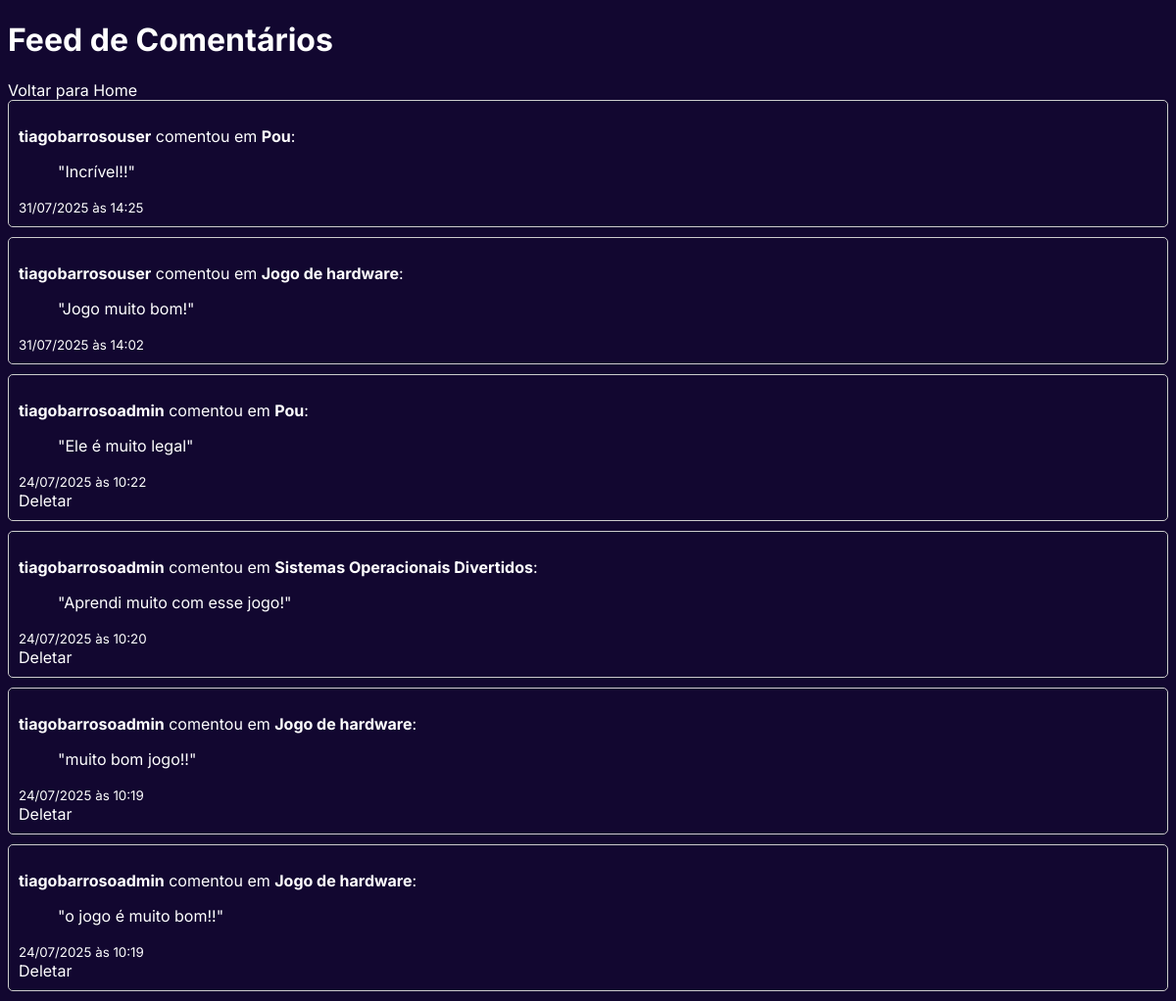
The page /comentarios/ (signed in) on the database as committed earlier.
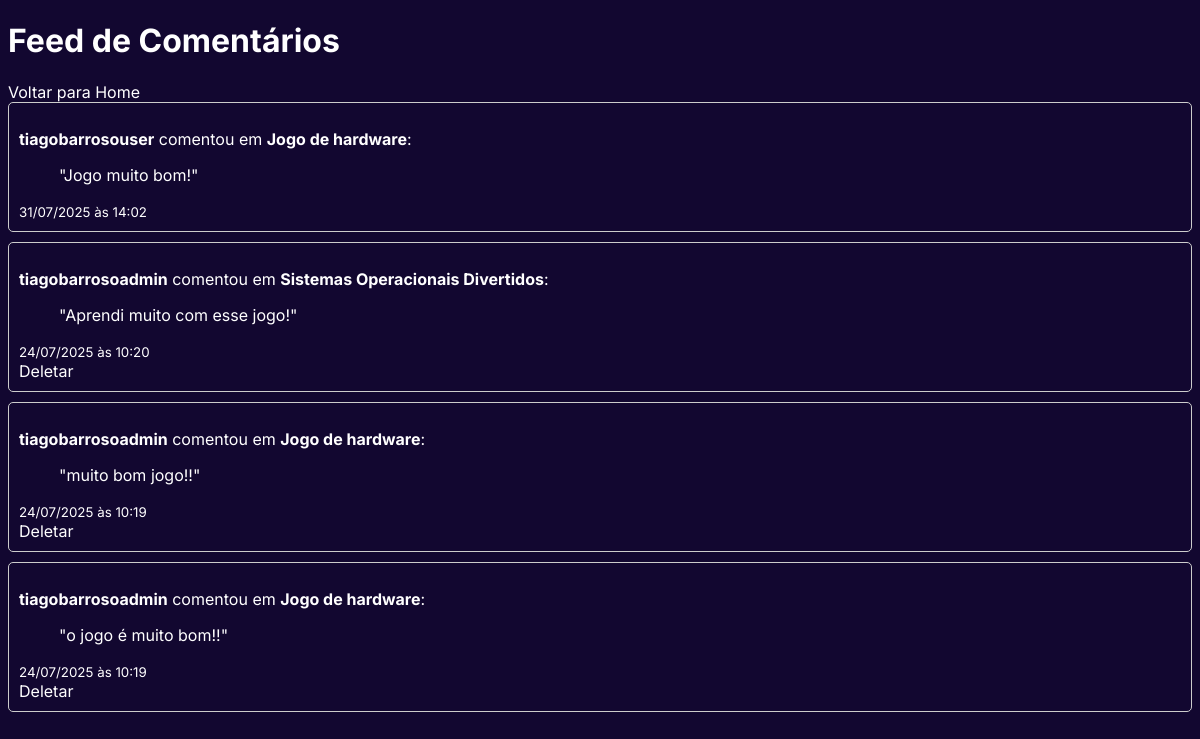
The same page on the database as committed later.
### potplayapp/models.py (models this page shows, shortened)
class Comentario(models.Model):
    jogo = models.ForeignKey(Jogo, on_delete=models.CASCADE, related_name='comentarios')
    autor = models.ForeignKey(User, on_delete=models.CASCADE)
    texto = models.TextField(verbose_name="Seu comentário")
    data_criacao = models.DateTimeField(auto_now_add=True)

class Jogo(models.Model):
    STATUS_AVALIACAO = [
        ('Pendente', 'Pendente'),
        ('Aprovado', 'Aprovado'),
        ('Rejeitado', 'Rejeitado'),
    ]
    desenvolvedor = models.ForeignKey(User, on_delete=models.CASCADE, related_name="jogos_criados")
    categoria = models.ForeignKey(Categoria, on_delete=models.SET_NULL, null=True, blank=False)
    nome = models.CharField(max_length=255)
    descricao = models.TextField()
    arquivo_jogo = models.FileField(upload_to='arquivos_jogos/')
    data_submissao = models.DateTimeField(auto_now_add=True)
    data_atualizacao = models.DateTimeField(auto_now=True) # Atualiza automaticamente a cada edição
    status_avaliacao = models.CharField(
        max_length=10,
        choices=STATUS_AVALIACAO,
        default='Pendente'
    )

### potplayapp/views.py (the view)
# urls.py: path('comentarios/', views.todos_comentarios_view, name='todos_comentarios'),
@login_required
def todos_comentarios_view(request):
    comentarios = Comentario.objects.all().order_by('-data_criacao')
    return render(request, 'todos_comentarios.html', {'comentarios': comentarios})

### potplayapp/templates/todos_comentarios.html (shortened to what this page needs)
{% load static %}
<!DOCTYPE html>
<html lang="pt-br">
<head>
    <link rel="stylesheet" href="{% static 'potplayapp/css/global.css' %}">
</head>
<body>
<div class="container mt-5">
    <div class="d-flex justify-content-between align-items-center mb-4">
        <h1>Feed de Comentários</h1>
        <a href="{% url 'home' %}" class="btn btn-secondary">Voltar para Home</a>
    </div>
    <div>
        {% for comentario in comentarios %}
            <div class="comment-card">
                <div class="d-flex justify-content-between">
                    <div>
                        <p class="mb-1">
                            <strong>{{ comentario.autor.username }}</strong> comentou em <strong>{{ comentario.jogo.nome }}</strong>:
                        </p>
                        <blockquote class="mb-1">"{{ comentario.texto }}"</blockquote>
                        <small class="text-muted">{{ comentario.data_criacao|date:"d/m/Y à\s H:i" }}</small>
                    </div>
                    <div>
                        {% if comentario.autor == user %}
                            <a href="{% url 'deletar_comentario' comentario.id %}" class="btn btn-outline-danger btn-sm">Deletar</a>
                        {% endif %}
                    </div>
                </div>
            </div>
        {% empty %}
            <div class="alert alert-info" style="background-color: #07122F; border-color: #04184D; color: #FFFFFF;">
                Nenhum comentário foi feito na plataforma ainda.
            </div>
        {% endfor %}
    </div>
</div>
</body>
</html>

### potplayapp/static/potplayapp/css/global.css (style rules this page uses)
body { font-family: "Inter", sans-serif; background-color: #120730; color: white; }
a { color: white; text-decoration: none; }

### potplayapp/templates/todos_comentarios.html (style rules this page uses)
.comment-card { border: 1px solid #ccc; padding: 10px; margin-bottom: 10px; border-radius: 5px; }

Rows that differ between the two databases and show on the page:
removed Comentario: autor.username "tiagobarrosouser", jogo.nome "Pou", texto "Incrível!!", data_criacao "31/07/2025 às 14:25"
removed Comentario: autor.username "tiagobarrosoadmin", jogo.nome "Pou", texto "Ele é muito legal", data_criacao "24/07/2025 às 10:22", shows "Deletar"
